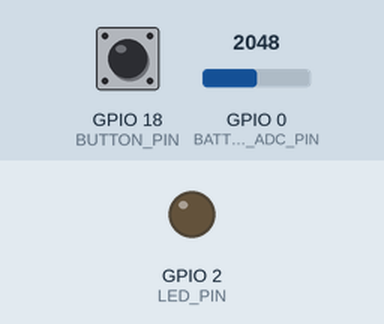
A sketch run on a simulated ESP32-C3. Parts: output pins drawn as LEDs (lit = HIGH). Dashed ring = blinking. Inputs (shaded band) come from the test bench; at power-on: GPIO 18 (BUTTON_PIN) HIGH, GPIO 0 (BATTERY_ADC_PIN) = 2048 (analog values on the 0–4095 scale). Nothing arrives over Bluetooth unless stated; a phone connects over Bluetooth LE 3 s after start; what the sketch prints to the serial monitor is not drawn.

Above: at 1.3 s.
1.4 s: GPIO 18 (BUTTON_PIN) pulled LOW for 0.15 s
At 2.04 s:
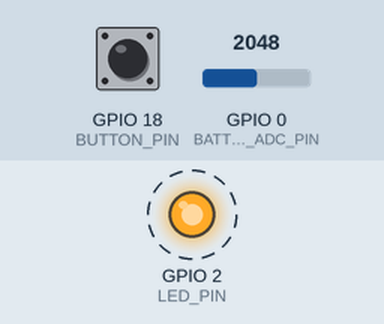
4.6 s: GPIO 18 (BUTTON_PIN) pulled LOW for 1 s
At 7.2 s:
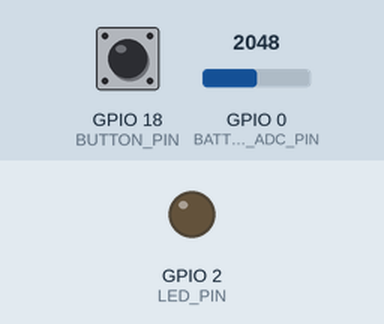
7.5 s: GPIO 18 (BUTTON_PIN) pulsed LOW 5 times (0.12 s each, 0.3 s apart)
10.5 s: GPIO 18 (BUTTON_PIN) driven LOW
13.5 s: GPIO 18 (BUTTON_PIN) driven HIGH
At 14.5 s:
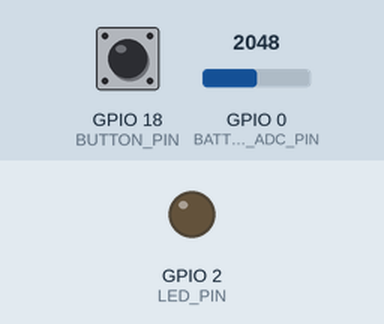
Timing chart, 0 to 16.4 s (numbered marks = the images above; inputs shaded):
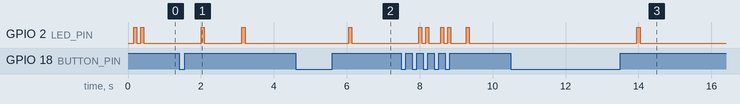

The sketch:

netcam_ctrl_mvp_backup.ino
```cpp
/*
 * NetCam BLE Controller MVP+ (ESP32-C3 + 1 botão + LED + leitura de bateria)
 *
 * Gestos:
 * - 1 clique              -> CLIP_1M
 * - 2 cliques (<= 400 ms) -> CLIP_2M
 * - segurar 3s            -> CLIP_SESSION
 *
 * Hardware:
 * - Botão: GPIO 7 <-> GND (INPUT_PULLUP)
 * - LED: GPIO 21 -> resistor em série -> anodo LED, catodo -> GND
 *
 * Bateria:
 * - Divisor R1=R2=100k (LiPo+ -> nó ADC -> GPIO 0; nó -> GND via R2)
 * - 100nF do nó ADC para GND
 * - Vbatt ≈ 2 * tensão no pino ADC
 * - GPIO 0 = ADC1_CH0 no ESP32-C3 (pino ADC válido)
 */

#include <Arduino.h>
#include <cstdio>
#include <BLE2902.h>
#include <BLEDevice.h>
#include <BLEServer.h>
#include <BLEUtils.h>

// -----------------------------
// Configuração de hardware
// -----------------------------
static const uint8_t BUTTON_PIN = 18;
static const bool BUTTON_PRESSED_LEVEL = LOW;
static const uint8_t LED_PIN = 2;

// -----------------------------
// Bateria: ADC no GPIO 0 — divisor R1=R2=100k => Vbatt = Vpin * 2
// -----------------------------
static const uint8_t BATTERY_ADC_PIN = 0;
/** Resolução do ADC (12 bits no core Arduino ESP32). */
static const uint8_t BATTERY_ADC_RESOLUTION_BITS = 12;
/** Tensão de referência do ADC (VDDA nominal no ESP32). */
static const float BATTERY_ADC_VREF_VOLTS = 3.3f;
/** Valor máximo do ADC na resolução configurada (2^n - 1). */
static const float BATTERY_ADC_MAX =
    (float)((1UL << BATTERY_ADC_RESOLUTION_BITS) - 1UL);
/** Ganho do divisor resistivo (R1+R2)/R2 com R1=R2. */
static const float BATTERY_DIVIDER_GAIN = 2.0f;
/** Número de amostras por leitura (média para reduzir ruído). */
static const uint8_t BATTERY_SAMPLE_COUNT = 10;
/** Atenuação do ADC: 11 dB ~ 0–3,3 V no pino (full scale). */
static const adc_attenuation_t BATTERY_ADC_ATTEN = ADC_11db;
/** Intervalo entre leituras completas (ms) — não bloqueia o loop. */
static const uint32_t BATTERY_READ_INTERVAL_MS = 5000UL;

/** Curva LiPo (aproximação): 3.00V=0%, 3.30V≈10%, 3.70V≈50%, 4.20V=100%. */
static const float LIPO_EMPTY_V = 3.00f;
static const float LIPO_P10_V = 3.30f;
static const float LIPO_P50_V = 3.70f;
static const float LIPO_FULL_V = 4.20f;

// -----------------------------
// Configuração de timing (gestos / LED)
// -----------------------------
static const uint32_t DEBOUNCE_MS = 50;
static const uint32_t DOUBLE_CLICK_WINDOW_MS = 400;
static const uint32_t LONG_PRESS_MS = 3000;

// -----------------------------
// Configuração BLE (edite aqui)
// -----------------------------
static const char *DEVICE_NAME = "NetCamPro_CTRL";
static const char *SERVICE_UUID = "6f0a0001-8f9b-4c6a-9d55-1f2b3c4d5e01";
static const char *CHAR_UUID = "6f0a0002-8f9b-4c6a-9d55-1f2b3c4d5e01";

// -----------------------------
// Feedback LED
// -----------------------------
static const uint16_t LED_SHORT_ON_MS = 90;
static const uint16_t LED_SHORT_OFF_MS = 100;
static const uint16_t LED_LONG_ON_MS = 3000;
static const uint16_t LED_LONG_OFF_MS = 120;

static BLEServer *g_server = nullptr;
static BLECharacteristic *g_characteristic = nullptr;
static bool g_deviceConnected = false;

// Estado debounce botão
static bool g_lastRawLevel = HIGH;
static bool g_debouncedLevel = HIGH;
static uint32_t g_lastRawChangeMs = 0;

// Estado gestos
static bool g_pressing = false;
static uint32_t g_pressStartMs = 0;
static bool g_longPressFired = false;
static uint8_t g_clickCount = 0;
static uint32_t g_firstClickReleaseMs = 0;

// Estado LED não-bloqueante
enum class LedPatternType {
  NONE,
  SHORT_BLINKS,
  LONG_BLINKS,
};

static LedPatternType g_ledPatternType = LedPatternType::NONE;
static uint8_t g_ledTotalBlinks = 0;
static uint8_t g_ledCurrentBlink = 0;
static bool g_ledIsOn = false;
static uint32_t g_ledNextToggleMs = 0;

// -----------------------------
// Bateria: estado não bloqueante
// -----------------------------
static uint32_t g_lastBatteryReadMs = 0;

struct BatteryReadout {
  uint16_t adcRaw;
  float adcVoltage;
  float batteryVoltage;
  uint8_t batteryPercent;
};

void setupBLE();
void updateButtonAndGestures();
void handleStableEdge(bool newLevel, uint32_t nowMs);
void sendCommand(const char *command);
void resetClickWindow();

void setupLed();
void updateLed();
void startShortBlinkPattern(uint8_t blinkCount);
void startLongBlinkPattern(uint8_t blinkCount);
void setLed(bool on);

// --- Bateria (API) ---
void setupBatteryAdc();
BatteryReadout readBatteryAveraged();
uint16_t sampleAdcRaw();
float adcRawToPinVoltage(uint16_t raw);
float pinVoltageToBatteryVoltage(float pinVolts);
uint8_t batteryVoltageToPercent(float vBatt);
void printBatteryReadout(const BatteryReadout &r);
void updateBatteryPeriodic(uint32_t nowMs);
void notifyBatteryPercentBle(uint8_t percent);

class ServerCallbacks : public BLEServerCallbacks {
  void onConnect(BLEServer *pServer) override {
    (void)pServer;
    g_deviceConnected = true;
    Serial.println("[BLE] Cliente conectado");
    startShortBlinkPattern(1);
  }

  void onDisconnect(BLEServer *pServer) override {
    (void)pServer;
    g_deviceConnected = false;
    Serial.println("[BLE] Cliente desconectado. Reiniciando advertising...");
    BLEDevice::startAdvertising();
  }
};

void setup() {
  Serial.begin(115200);
  delay(120);

  pinMode(BUTTON_PIN, INPUT_PULLUP);
  g_lastRawLevel = digitalRead(BUTTON_PIN);
  g_debouncedLevel = g_lastRawLevel;
  g_lastRawChangeMs = millis();

  setupBatteryAdc();
  g_lastBatteryReadMs = millis();

  setupLed();
  setupBLE();

  // Feedback rápido de boot
  startShortBlinkPattern(2);

  Serial.println("[SYS] Firmware pronto.");
  Serial.println("[SYS] Gestos: 1 clique=CLIP_1M | 2 cliques=CLIP_2M | segurar 3s=CLIP_SESSION");
  Serial.println("[SYS] Bateria: GPIO0 + divisor 1:2, média 10 amostras / 5s, não bloqueante.");
}

void loop() {
  const uint32_t nowMs = millis();
  updateButtonAndGestures();
  updateLed();
  updateBatteryPeriodic(nowMs);
  yield();  // alta responsividade sem delay fixo bloqueante
}

void setupBLE() {
  BLEDevice::init(DEVICE_NAME);

  g_server = BLEDevice::createServer();
  g_server->setCallbacks(new ServerCallbacks());

  BLEService *service = g_server->createService(SERVICE_UUID);
  g_characteristic = service->createCharacteristic(
      CHAR_UUID, BLECharacteristic::PROPERTY_READ | BLECharacteristic::PROPERTY_NOTIFY);

  g_characteristic->addDescriptor(new BLE2902());
  g_characteristic->setValue("READY");

  service->start();

  BLEAdvertising *advertising = BLEDevice::getAdvertising();
  advertising->addServiceUUID(SERVICE_UUID);
  advertising->setScanResponse(true);
  advertising->setMinPreferred(0x06);
  advertising->setMinPreferred(0x12);
  BLEDevice::startAdvertising();

  Serial.println("[BLE] Server inicializado e advertising ativo");
  Serial.print("[BLE] Nome: ");
  Serial.println(DEVICE_NAME);
  Serial.print("[BLE] Service UUID: ");
  Serial.println(SERVICE_UUID);
  Serial.print("[BLE] Characteristic UUID: ");
  Serial.println(CHAR_UUID);
}

void updateButtonAndGestures() {
  const uint32_t nowMs = millis();
  const bool rawLevel = digitalRead(BUTTON_PIN);

  if (rawLevel != g_lastRawLevel) {
    g_lastRawLevel = rawLevel;
    g_lastRawChangeMs = nowMs;
  }

  if ((nowMs - g_lastRawChangeMs) >= DEBOUNCE_MS && g_debouncedLevel != g_lastRawLevel) {
    g_debouncedLevel = g_lastRawLevel;
    handleStableEdge(g_debouncedLevel, nowMs);
  }

  // Long press detectado com botão segurado
  if (g_pressing && !g_longPressFired && (nowMs - g_pressStartMs) >= LONG_PRESS_MS) {
    g_longPressFired = true;
    resetClickWindow();
    Serial.println("[GESTURE] Long press (>=3s)");
    sendCommand("CLIP_SESSION");
    startLongBlinkPattern(1);
  }

  // Confirma clique simples ao fim da janela do duplo
  if (g_clickCount == 1 && (nowMs - g_firstClickReleaseMs) > DOUBLE_CLICK_WINDOW_MS) {
    Serial.println("[GESTURE] Clique simples");
    sendCommand("CLIP_1M");
    startShortBlinkPattern(1);
    resetClickWindow();
  }
}

void handleStableEdge(bool newLevel, uint32_t nowMs) {
  const bool isPressed = (newLevel == BUTTON_PRESSED_LEVEL);

  if (isPressed) {
    g_pressing = true;
    g_pressStartMs = nowMs;
    g_longPressFired = false;
    return;
  }

  if (!g_pressing) return;
  g_pressing = false;

  // Ignora soltura após long press
  if (g_longPressFired) {
    g_longPressFired = false;
    return;
  }

  if (g_clickCount == 0) {
    g_clickCount = 1;
    g_firstClickReleaseMs = nowMs;
  } else if (g_clickCount == 1) {
    Serial.println("[GESTURE] Clique duplo");
    sendCommand("CLIP_2M");
    startShortBlinkPattern(2);
    resetClickWindow();
  }
}

void resetClickWindow() {
  g_clickCount = 0;
  g_firstClickReleaseMs = 0;
}

void sendCommand(const char *command) {
  if (g_characteristic == nullptr) {
    Serial.print("[ERR] Characteristic BLE nula. Comando perdido: ");
    Serial.println(command);
    return;
  }

  g_characteristic->setValue(command);

  if (g_deviceConnected) {
    g_characteristic->notify();
    Serial.print("[CMD] ");
    Serial.print(command);
    Serial.println(" (notify enviado)");
  } else {
    Serial.print("[CMD] ");
    Serial.print(command);
    Serial.println(" (sem cliente BLE conectado; valor disponível para READ)");
  }
}

void setupLed() {
  pinMode(LED_PIN, OUTPUT);
  setLed(false);
}

void updateLed() {
  if (g_ledPatternType == LedPatternType::NONE) return;

  const uint32_t nowMs = millis();
  if (nowMs < g_ledNextToggleMs) return;

  if (!g_ledIsOn) {
    setLed(true);
    g_ledNextToggleMs = nowMs +
                        (g_ledPatternType == LedPatternType::LONG_BLINKS ? LED_LONG_ON_MS : LED_SHORT_ON_MS);
    return;
  }

  setLed(false);
  g_ledCurrentBlink++;

  if (g_ledCurrentBlink >= g_ledTotalBlinks) {
    g_ledPatternType = LedPatternType::NONE;
    g_ledCurrentBlink = 0;
    g_ledTotalBlinks = 0;
    g_ledNextToggleMs = 0;
    return;
  }

  g_ledNextToggleMs = nowMs +
                      (g_ledPatternType == LedPatternType::LONG_BLINKS ? LED_LONG_OFF_MS : LED_SHORT_OFF_MS);
}

void startShortBlinkPattern(uint8_t blinkCount) {
  if (blinkCount == 0) return;
  g_ledPatternType = LedPatternType::SHORT_BLINKS;
  g_ledTotalBlinks = blinkCount;
  g_ledCurrentBlink = 0;
  g_ledIsOn = false;
  g_ledNextToggleMs = millis();
}

void startLongBlinkPattern(uint8_t blinkCount) {
  if (blinkCount == 0) return;
  g_ledPatternType = LedPatternType::LONG_BLINKS;
  g_ledTotalBlinks = blinkCount;
  g_ledCurrentBlink = 0;
  g_ledIsOn = false;
  g_ledNextToggleMs = millis();
}

void setLed(bool on) {
  g_ledIsOn = on;
  digitalWrite(LED_PIN, on ? HIGH : LOW);
}

// =============================================================================
// Bateria — implementação
// =============================================================================

void setupBatteryAdc() {
  pinMode(BATTERY_ADC_PIN, INPUT);
  analogSetPinAttenuation(BATTERY_ADC_PIN, BATTERY_ADC_ATTEN);
  analogReadResolution(BATTERY_ADC_RESOLUTION_BITS);
  Serial.print("[BAT] ADC inicializado no GPIO ");
  Serial.print(BATTERY_ADC_PIN);
  Serial.print(", resolução ");
  Serial.print(BATTERY_ADC_RESOLUTION_BITS);
  Serial.println(" bits, attenuation 11 dB");
}

uint16_t sampleAdcRaw() {
  return (uint16_t)analogRead(BATTERY_ADC_PIN);
}

float adcRawToPinVoltage(uint16_t raw) {
  return (float)raw * (BATTERY_ADC_VREF_VOLTS / BATTERY_ADC_MAX);
}

float pinVoltageToBatteryVoltage(float pinVolts) {
  return pinVolts * BATTERY_DIVIDER_GAIN;
}

/** Interpolação linear por segmentos: 3.0→0%, 3.3→10%, 3.7→50%, 4.2→100%. */
uint8_t batteryVoltageToPercent(float vBatt) {
  if (vBatt <= LIPO_EMPTY_V) {
    return 0;
  }
  if (vBatt >= LIPO_FULL_V) {
    return 100;
  }

  float p = 0.f;

  if (vBatt < LIPO_P10_V) {
    // 3.00 .. 3.30 -> 0% .. 10%
    p = (vBatt - LIPO_EMPTY_V) * (10.0f / (LIPO_P10_V - LIPO_EMPTY_V));
  } else if (vBatt < LIPO_P50_V) {
    // 3.30 .. 3.70 -> 10% .. 50%
    p = 10.0f + (vBatt - LIPO_P10_V) * (40.0f / (LIPO_P50_V - LIPO_P10_V));
  } else {
    // 3.70 .. 4.20 -> 50% .. 100%
    p = 50.0f + (vBatt - LIPO_P50_V) * (50.0f / (LIPO_FULL_V - LIPO_P50_V));
  }

  if (p < 0.f) p = 0.f;
  if (p > 100.f) p = 100.f;
  return (uint8_t)(p + 0.5f);
}

BatteryReadout readBatteryAveraged() {
  uint32_t sum = 0;
  for (uint8_t i = 0; i < BATTERY_SAMPLE_COUNT; i++) {
    sum += sampleAdcRaw();
    delayMicroseconds(200);
  }
  const uint16_t raw = (uint16_t)(sum / BATTERY_SAMPLE_COUNT);

  BatteryReadout out;
  out.adcRaw = raw;
  out.adcVoltage = adcRawToPinVoltage(raw);
  out.batteryVoltage = pinVoltageToBatteryVoltage(out.adcVoltage);
  out.batteryPercent = batteryVoltageToPercent(out.batteryVoltage);
  return out;
}

void printBatteryReadout(const BatteryReadout &r) {
  Serial.print("[BAT] raw=");
  Serial.print(r.adcRaw);
  Serial.print(" | Vpin=");
  Serial.print(r.adcVoltage, 3);
  Serial.print(" V | Vbatt=");
  Serial.print(r.batteryVoltage, 3);
  Serial.print(" V | SOC≈");
  Serial.print(r.batteryPercent);
  Serial.println("%");
}

/** Notificação BLE no formato esperado pelo app NetCamPro (Android). */
void notifyBatteryPercentBle(uint8_t percent) {
  if (g_characteristic == nullptr || !g_deviceConnected) {
    return;
  }
  char buf[20];
  snprintf(buf, sizeof(buf), "BATTERY:%u", (unsigned)percent);
  g_characteristic->setValue(buf);
  g_characteristic->notify();
  Serial.print("[BAT] BLE notify: ");
  Serial.println(buf);
}

void updateBatteryPeriodic(uint32_t nowMs) {
  if ((uint32_t)(nowMs - g_lastBatteryReadMs) < BATTERY_READ_INTERVAL_MS) {
    return;
  }
  g_lastBatteryReadMs = nowMs;

  BatteryReadout r = readBatteryAveraged();
  printBatteryReadout(r);
  notifyBatteryPercentBle(r.batteryPercent);
}
```

Measured:
- after the input at 4.6 s, GPIO 2 (LED_PIN): LOW → HIGH after 1.5 s, → LOW 0.09 s later
- after the input at 10.5 s, every drawn part: stays the same
- after the input at 13.5 s, GPIO 2 (LED_PIN): LOW → HIGH after 0.45 s instead of 0.05 s
- by itself, GPIO 2 (LED_PIN): alternates HIGH for 0.09 s and LOW for 1.0 s
